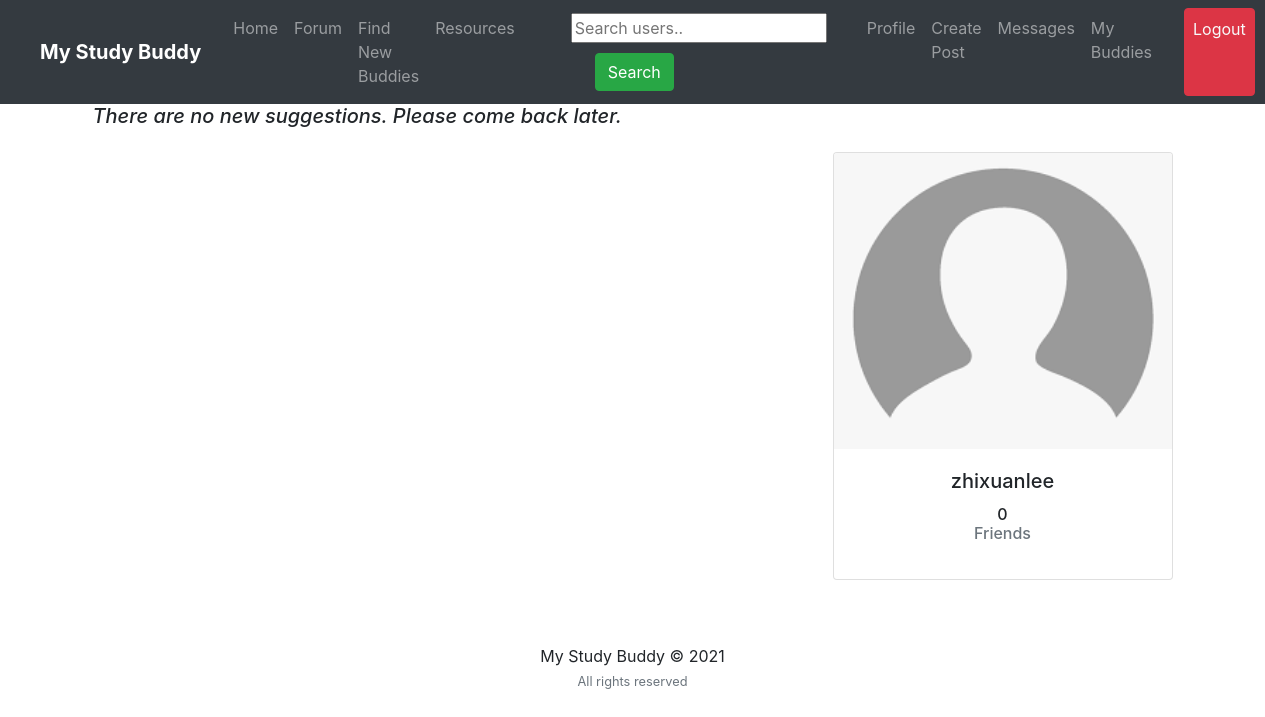
The app's page /users/ (signed in), older data.
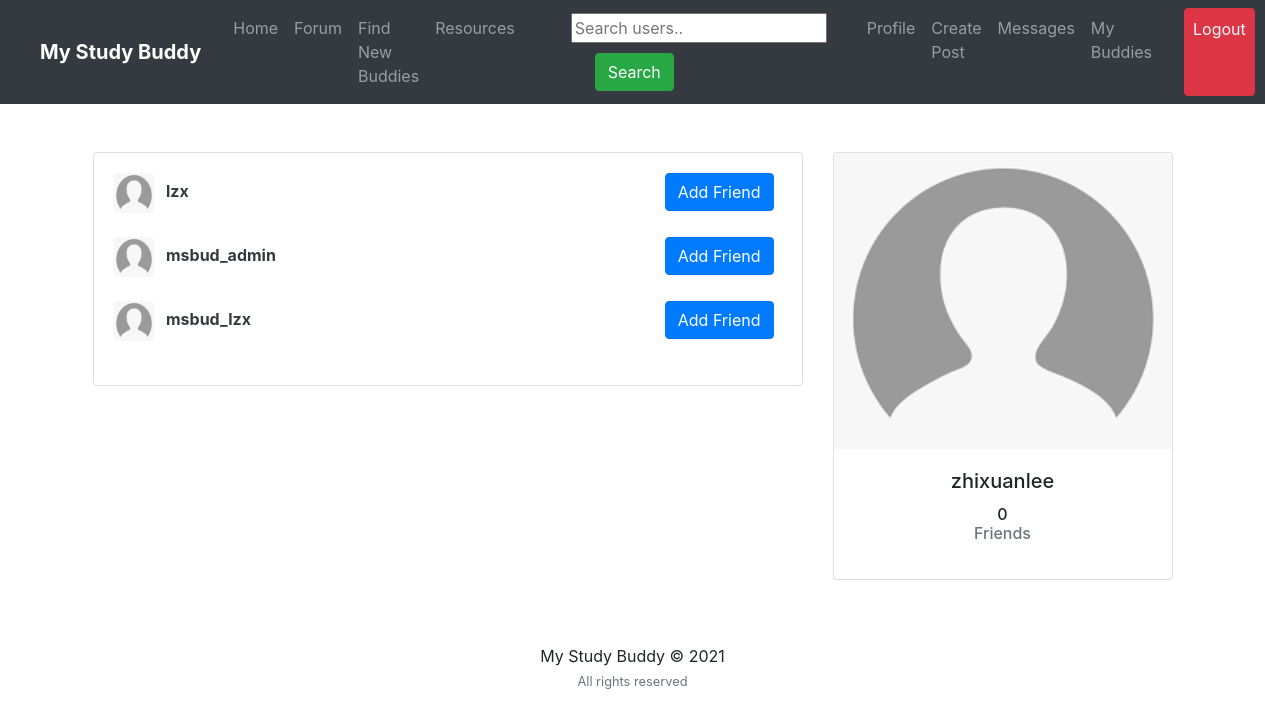
The same page, newer data.
### users/models.py (models this page shows)
class Profile(models.Model):
	user = models.OneToOneField(User, on_delete=models.CASCADE)
	image = models.ImageField(default='default.png', upload_to='profile_pics')
	slug = AutoSlugField(populate_from='user')
	bio = models.CharField(max_length=255, blank=True)
	friends = models.ManyToManyField("Profile", blank=True)
	def __str__(self):
		return str(self.user.username)
	def get_absolute_url(self):
		return "/users/{}".format(self.slug)

### users/views.py (the view)
# urls.py: path('users/', user_views.users_list, name='users_list'),
@login_required
def users_list(request):
	users = Profile.objects.exclude(user=request.user)
	sent_friend_requests = FriendRequest.objects.filter(from_user=request.user)
	sent_to = []
	friends = []
	for user in users:
		friend = user.friends.all()
		for f in friend:
			if f in friends:
				friend = friend.exclude(user=f.user)
		friends+=friend
	my_friends = request.user.profile.friends.all()
	for i in my_friends:
		if i in friends:
			friends.remove(i)
	if request.user.profile in friends:
		friends.remove(request.user.profile)
	random_list = random.sample(list(users), min(len(list(users)), 10))
	for r in random_list:
		if r in friends:
			random_list.remove(r)
	friends+=random_list
	for i in my_friends:
		if i in friends:
			friends.remove(i)
	for se in sent_friend_requests:
		sent_to.append(se.to_user)
	context = {
		'users': friends,
		'sent': sent_to
	}
	return render(request, "users/users_list.html", context)

### users/templates/users/users_list.html (shortened to what this page needs)
{% extends "feed/layout.html" %} {% load static %}{% block searchform %}
<form
  class="form-inline my-2 my-lg-0 ml-5"
  action="{% url 'search_users' %}"
  method="get"
>
  <input name="q" type="text" placeholder="Search users.." />
  <button class="btn btn-success my-2 my-sm-0 ml-4" type="submit">
    Search
  </button>
</form>
{% endblock searchform %} {% block content %}
<div class="container">
  <div class="row">
    <div class="col-md-8">
      {% if users %}
      <div class="card card-signin my-5">
        <div class="card-body">
          {% for user_p in users %}
          <a href="{{ user_p.get_absolute_url }}"
            ><img
              src="{{ user_p.image.url }}"
              class="rounded mr-2"
              width="40"
              height="40"
              alt=""
          /></a>
          <a class="text-dark" href="{{ user_p.get_absolute_url }}"
            ><b>{{ user_p }}</b></a
          >
          {% if not user_p.user in sent %}
          <small class="float-right">
            <a
              class="btn btn-primary mr-2"
              href="{% url 'send_friend_request' user_p.id %}"
              >Add Friend</a
            >
          </small>
          {% endif %}
          <br /><br />
          {% endfor %}
        </div>
      </div>
      {% else %}
      <h5><i>There are no new suggestions. Please come back later.</i></h5>
      {% endif %}
    </div>
    <div class="col-md-4">
      <div class="card card-signin my-5">
        <a href="{{ request.user.profile.get_absolute_url }}"
          ><img
            class="card-img-top"
            src="{{ request.user.profile.image.url }}"
            alt=""
        /></a>
        <div class="card-body">
          <h5 class="card-title text-center">{{ request.user }}</h5>
          <h6 class="text-center">
            {{ request.user.profile.friends.count }}
            <p class="text-muted">Friends</p>
          </h6>
        </div>
      </div>
    </div>
  </div>
  {% endblock content %}

### feed/templates/feed/layout.html (shortened to what this page needs)
{% load static %}
<!DOCTYPE html>
<html>
  <head>
    <link
      rel="stylesheet"
      href="https://maxcdn.bootstrapcdn.com/bootstrap/4.0.0/css/bootstrap.min.css"
    />
    <link
      rel="stylesheet"
      type="text/css"
      href="https://www.dropbox.com/s/sycq6iwdit4pynw/temp.css?dl=0"
    />
  </head>
  <body>
    <nav class="navbar navbar-expand-lg navbar-dark bg-dark sticky-top">
      <a class="navbar-brand ml-4 mr-4" href="#"><b>My Study Buddy</b></a>
      <div class="collapse navbar-collapse" id="navbarNavAltMarkup">
        <div class="navbar-nav">
          <a class="nav-item nav-link" href="{% url 'home' %}">Home</a>
          <a class="nav-item nav-link" href="{% url 'forum' %}">Forum</a>
          {% if user.is_authenticated %}
          <a class="nav-item nav-link" href="{% url 'users_list' %}"
            >Find New Buddies</a
          >
          <a class="nav-item nav-link" href="{% url 'resources' %}">Resources</a>
          {% block searchform %}{% endblock searchform %}
          <a class="nav-item nav-link" href="{% url 'my_profile' %}">Profile</a>
          <a class="nav-item nav-link" href="{% url 'post-create' %}"
            >Create Post</a
          >
          <a class="nav-item nav-link" href="{% url 'messages' %}">Messages</a>
          <a class="nav-item nav-link" href="{% url 'friend_list' %}"
            >My Buddies</a
          >
          <a
            class="nav-item nav-link btn btn-danger ml-4 text-light"
            href="{% url 'logout' %}"
            >Logout</a
          >
          {% endif %}
        </div>
      </div>
    </nav>
    <div class="container">{% block content %}{% endblock content %}</div>
    <footer class="page-footer font-small black">
      <div class="footer-copyright text-center py-3">
        My Study Buddy © 2021 <br /><small class="text-muted"
          >All rights reserved</small
        >
      </div>
    </footer>
  </body>
</html>

Row changes from the older to the newer data that the page shows:
added Profile: image (placeholder picture), user.username "lzx", shows "Add Friend"
added Profile: image (placeholder picture), user.username "msbud_admin", shows "Add Friend"
added Profile: image (placeholder picture), user.username "msbud_lzx", shows "Add Friend"
Text that changed along with them:
text no longer shown: "There are no new suggestions. Please come back later."
